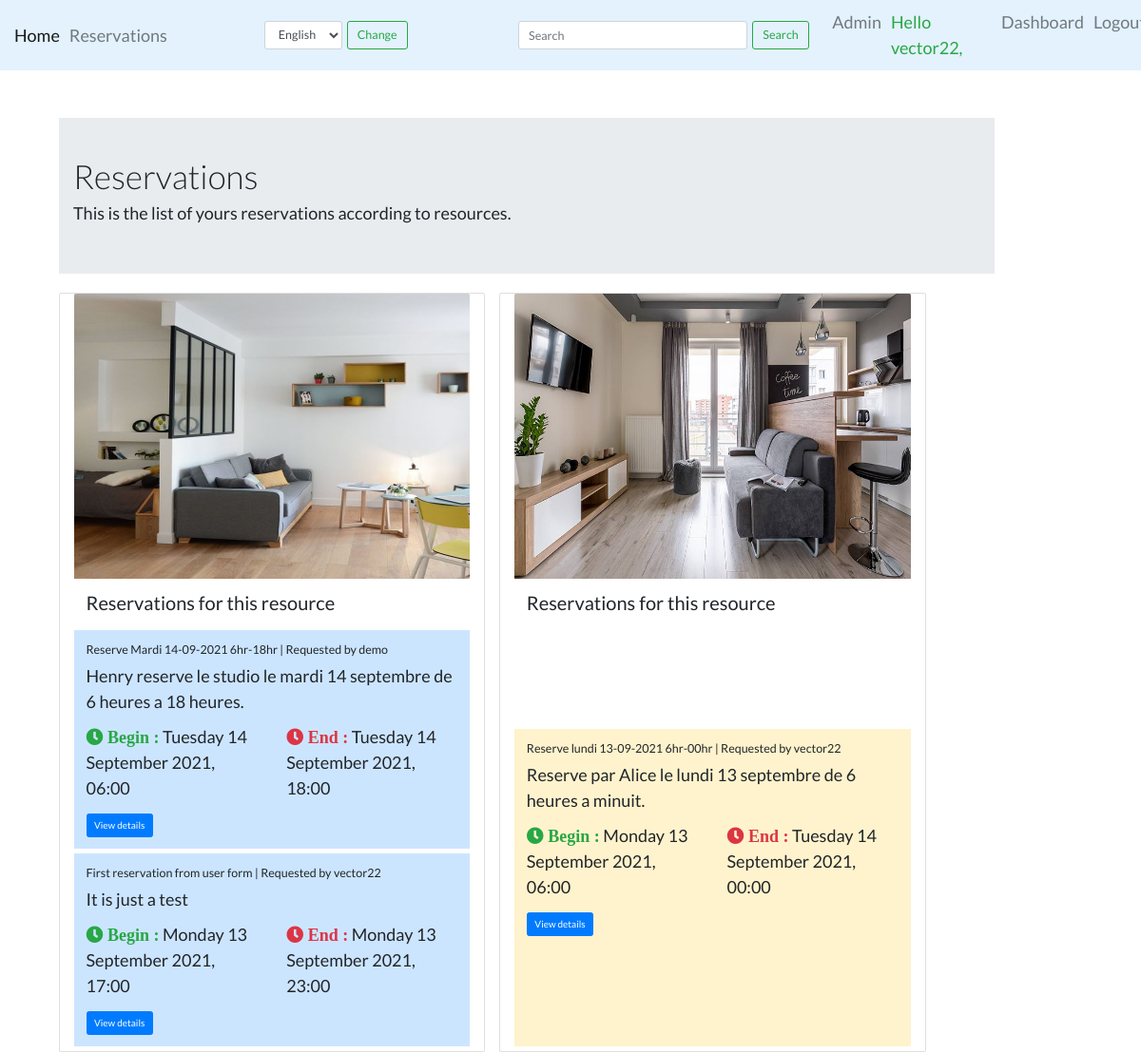
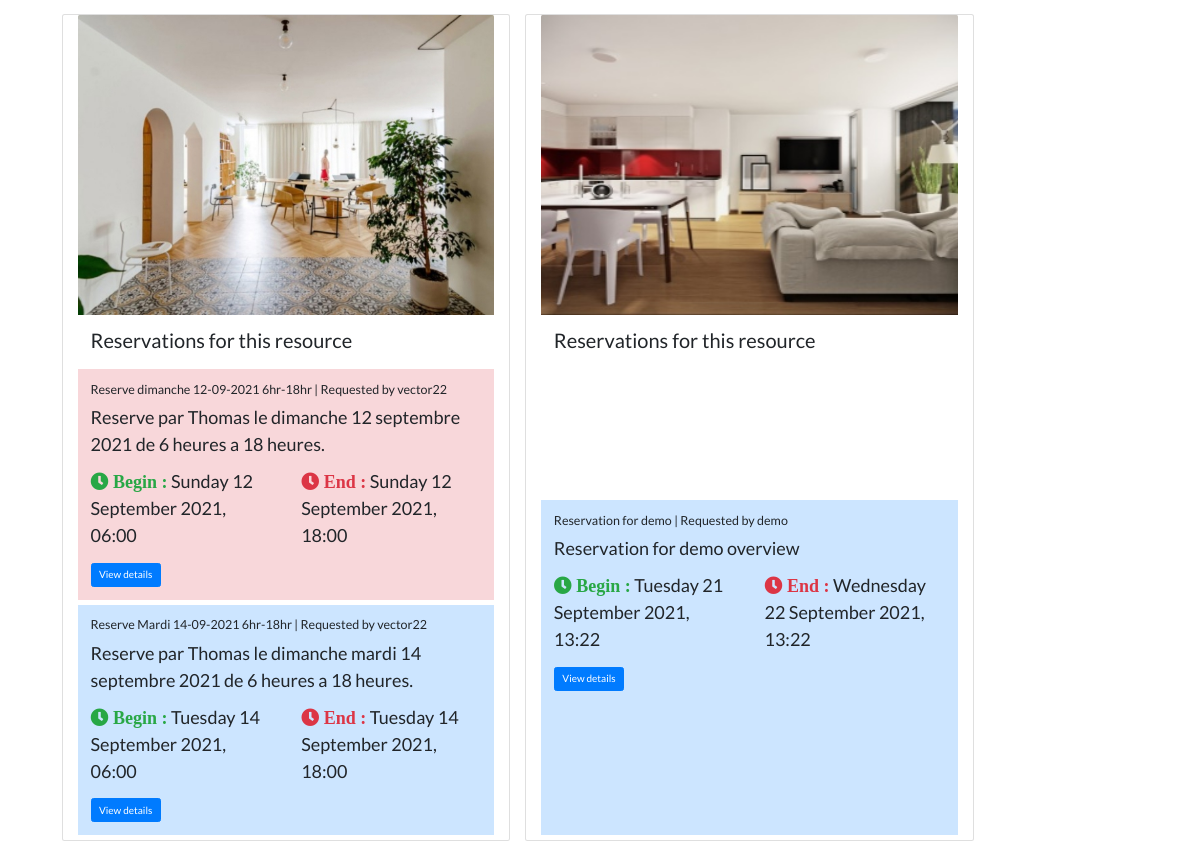
Page /core/resource/reservation/ (signed in) on the committed database (2 pictures, top to bottom).
### core/models.py (models this page shows, shortened)
class Reservation(models.Model):
    STATUS_CHOICES = (
        ('pending', _('Pending')),
        ('confirmed', _('Confirmed')),
        ('in_progress', _('In Progress')),
        ('ended', _('Ended')),
        ('canceled', _('Canceled')),
    )
    title = models.CharField(max_length=200)
    overview = models.TextField(null=True, blank=True)
    status = models.CharField(max_length=15,
                              choices=STATUS_CHOICES,
                              default='pending')
    created = models.DateTimeField(default=timezone.now)
    updated = models.DateTimeField(auto_now=True)
    start_date = models.DateTimeField()
    end_date = models.DateTimeField()
    resource = models.ForeignKey(Resource,
                                 default=None,
                                 on_delete=models.CASCADE)
    user = models.ForeignKey(User,
                             on_delete=models.CASCADE,
                             related_name='reservations',
                             default=1)

class Resource(models.Model):
    _upload_link = 'images/resource'
    name = models.CharField(max_length=100, unique=True)
    slug = models.SlugField(max_length=100, unique=True)
    description = models.TextField(null=True, blank=True)
    price = models.IntegerField()
    is_available = models.BooleanField(default=True)
    address_line = models.CharField(max_length=100)
    country = models.CharField(max_length=50)
    state = models.CharField(max_length=50)
    city = models.CharField(max_length=50)
    picture = models.ImageField(blank=True, upload_to=_upload_link)
    created = models.DateTimeField(auto_now_add=True)
    updated = models.DateTimeField(auto_now=True)
    type = models.ForeignKey(ResourceType,
                             on_delete=models.SET_NULL,
                             blank=True,
                             null=True)
    objects = models.Manager()  # The default manager.
    available = AvailableManager()  # Our custom manager.

### core/views.py (the view, shortened to what this page needs)
# urls.py: path('reservation/', views.reservation_list, name='reserv_list'),
@login_required
def reservation_list(request):
    user = request.user
    if user.is_staff:
        key = f'user_{user.id}_res_by_resource'
        res_by_resource = cache.get(key)
        if not res_by_resource:
            res_by_resource = [
                Reservation.objects.filter(resource__slug=resource.slug)
                for resource in Resource.available.all()
            ]
            cache.set(key, res_by_resource)
    context = {
        'res_by_resource': res_by_resource,
    }
    return render(request, 'core/reservation_list.html', context)

### core/models.py (called while the page is built)
    def get_queryset(self):
        return super(AvailableManager,
                     self).get_queryset().filter(is_available=True)

### core/templates/core/reservation_list.html (shortened to what this page needs)
{% extends 'base.html' %}
{% load static %}
{% load i18n %}
{% block styles %}
<link rel="stylesheet" href="{% static 'css/reservation_list.css' %}" type="text/css">
{% endblock %}
{% block content %}
<div class="content container" style="margin: auto; max-width: 98vw; padding: 5rem; font-size: large;">
    <div class="sections row">
        <section class="col-md-11 col-lg-11 col-sm-11">
            <div class="jumbotron jumbotron-fluid">
                <div class="container">
                    <h1 class="display-4">{% trans "Reservations" %}</h1>
                    <p class="display-6">{% trans "This is the list of yours reservations according to resources." %}
                    </p>
                </div>
            </div>
        </section>
        <section class="main col-md-12 col-lg-12 col-sm-12 row">
            {% for reservations in res_by_resource %}
            {% if reservations %}
            <div class="card col-lg-5 col-sm-12 ml-4 mb-4">
                <img src="{{ reservations.0.resource.picture.url }}" class="card-img-top" alt="resource image">
                <div class="card-body">
                    <h2>{% trans "Reservations for this resource" %}</h2>
                </div>
                {% for res in reservations %}
                <div class="card-body {{ res.status }} mb-2">
                    {% if user.is_staff %}
                    <h5 class="card-title">{{ res.title }} | {% trans "Requested by" %} {{res.user.username}}</h5>
                    {% else %}
                    <h5 class="card-title">{{ res.title }}</h5>
                    {% endif %}
                    <p class="card-text">{{ res.overview }}</p>
                    <div class="row">
                        <p class="card-text col-lg-6">
                            <i class="fas fa-clock text-success"> {% trans "Begin :" %} </i>
                            {{ res.start_date | date:"l d F Y, H:i" }}
                        </p>
                        <p class="card-text col-lg-6">
                            <i class="fas fa-clock text-danger"> {% trans "End :" %} </i>
                            {{ res.end_date | date:"l d F Y, H:i" }}
                        </p>
                    </div>
                    <a href="{% url 'core:reserv_detail' res.resource.slug res.id %}" class="btn btn-primary">
                        {% trans "View details" %}
                    </a>
                </div>
                {% endfor %}
            </div>
            {% endif %}
            {% endfor %}
        </section>
    </div>
</div>
{% endblock %}

### templates/includes/header.html (shortened to what this page needs)
{% load static %}
{% load i18n %}
<nav class="navbar navbar-expand-lg navbar-light" style="background-color: #e3f2fd; font-size: 1.8rem">
    <div class="collapse navbar-collapse" id="navbarSupportedContent">
        <ul class="navbar-nav mr-auto">
            <li class="nav-item active">
                <a class="nav-link" href="{% url 'home' %}">{% trans "Home" %}</a>
            </li>
            <li class="nav-item">
                <a class="nav-link" href="{% url 'core:reserv_list' %}">{% trans "Reservations" %}</a>
            </li>
        </ul>
        <form class="form-inline my-2 my-lg-0" action="/i18n/setlang/" method="post">
            <select class="form-control form-control-lg mr-sm-2" name="language">
                {% for lang in LANGUAGES %}
                <option value="{{ lang.0 }}">{{ lang.1 }}</option>
                {% endfor %}
            </select>
            <button class="btn btn-outline-success btn-lg my-2 my-sm-0" type="submit">{% trans "Change" %}</button>
        </form>
        <form class="form-inline my-2 my-lg-0">
            <input class="form-control form-control-lg mr-sm-2" type="search" placeholder="Search" aria-label="Search"
                id="search">
            <button class="btn btn-outline-success btn-lg my-2 my-sm-0" type="submit">{% trans "Search" %}</button>
        </form>
        <ul class="navbar-nav">
            {% if user.is_staff %}
            <li class="nav-item">
                <a class="nav-link" href="{% url 'admin:index' %}">{% trans "Admin" %} </a>
            </li>
            {% endif%}
            {% if user.is_authenticated %}
            <li class="nav-item">
                <span class="nav-link text-success"> {% trans "Hello" %} {{user.username}},
                </span>
            </li>
            <li class="nav-item">
                <a class="nav-link" href="{% url 'account:dashboard' %}">{% trans "Dashboard" %}</a>
            </li>
            <li class="nav-item">
                <a class="nav-link" href="{% url 'account:logout' %}">{% trans "Logout" %}</a>
            </li>
            {% else %}
            <li class="nav-item">
                <a class="nav-link" href="{% url 'account:login' %}">{% trans "Login" %}</a>
            </li>
            {% endif %}
        </ul>
    </div>
</nav>

### static/css/base.css (style rules this page uses)
* { padding: 0; margin: 0; box-sizing: border-box; }
html { font-size: 10px; }
body { box-sizing: border-box; font-family: "Lato", sans-serif; }
.form-inline { width: 30vw; display: flex; justify-content: center; }
.form-inline #search { width: 70%; }

### core/static/css/reservation_list.css (style rules this page uses)
.ended, .canceled { background-color: #f8d7da; border-color: #f5c6cb; }
.pending { background-color: #cce5ff; border-color: #b8daff; }
.in_progress { background-color: #fff3cd; border-color: #ffeeba; }
img { height: 30rem; }

### rows in the picture
Reservation: resource.picture (picture), title "Reserve Mardi 14-09-2021 6hr-18hr", user.username "demo", overview "Henry reserve le studio le mardi 14 septembre de 6 heures a 18 heures.", start_date "Tuesday 14 September 2021, 06:00", end_date "Tuesday 14 September 2021, 18:00"
Reservation: title "First reservation from user form", user.username "vector22", overview "It is just a test", start_date "Monday 13 September 2021, 17:00", end_date "Monday 13 September 2021, 23:00"
Reservation: resource.picture (picture), title "Reserve lundi 13-09-2021 6hr-00hr", user.username "vector22", overview "Reserve par Alice le lundi 13 septembre de 6 heures a minuit.", start_date "Monday 13 September 2021, 06:00", end_date "Tuesday 14 September 2021, 00:00"
Reservation: resource.picture (picture), title "Reserve dimanche 12-09-2021 6hr-18hr", user.username "vector22", overview "Reserve par Thomas le dimanche 12 septembre 2021 de 6 heures a 18 heures.", start_date "Sunday 12 September 2021, 06:00", end_date "Sunday 12 September 2021, 18:00"
Reservation: title "Reserve Mardi 14-09-2021 6hr-18hr", user.username "vector22", overview "Reserve par Thomas le dimanche mardi 14 septembre 2021 de 6 heures a 18 heures.", start_date "Tuesday 14 September 2021, 06:00", end_date "Tuesday 14 September 2021, 18:00"
Reservation: resource.picture (picture), title "Reservation for demo", user.username "demo", overview "Reservation for demo overview", start_date "Tuesday 21 September 2021, 13:22", end_date "Wednesday 22 September 2021, 13:22"

### other values in the picture
{{ user.username }} "vector22"
form field language "English"
